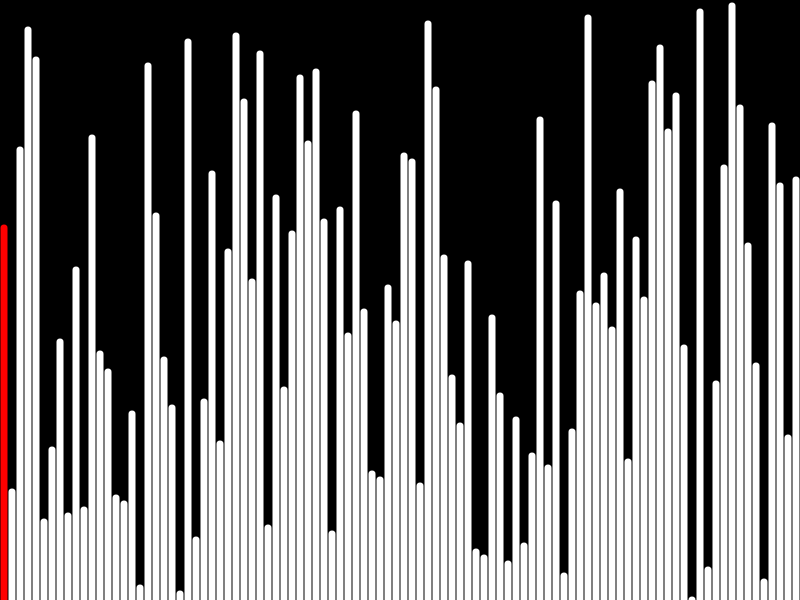
Frame 1 (no input)
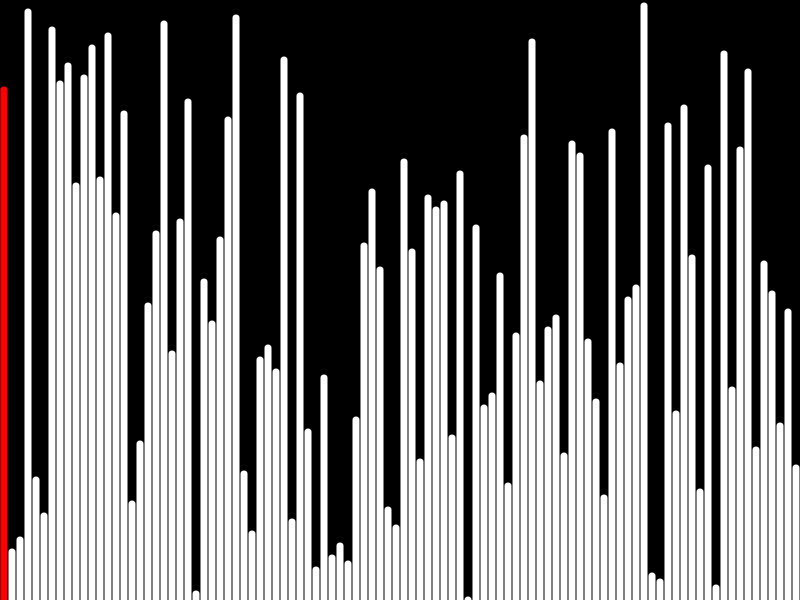
Frame 60 (no input)
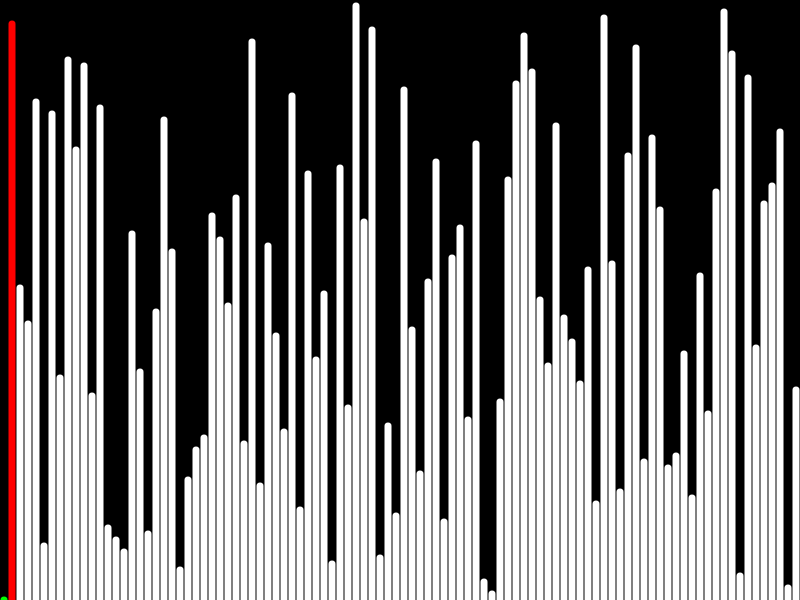
Frame 120 (the mouse pressed at the canvas centre since frame 60)

The p5.js sketch that drew these frames (run headless with seeded random() and noise() and a simulated clock; from frame 60 on, the mouse is pressed at the canvas centre):

// p5.js sketch
// ── sketch.js

let arrayshuffles = 0;
let arrayaccesses = 0;
let arr = [];
let pos,success,tmp,
    x,start,end,oAccesses, oShuffles;
let wi = 800;
let hi = 600;
async function arrayshuffle(arr,start, end) {
	let r;
	let size = end - start;
	for (let i = start; i < end; i++) {
		r = Math.floor(Math.random() * size);
		swap(arr, i, start + r);
	}
}
function sleep(ms) {
  return new Promise(resolve => setTimeout(resolve, ms));
}
async function swap(arr,z, y){
  sleep(6);
	let t = arr[z];
	arr[z] = arr[y];
	arr[y] = t;
  arrayaccesses += 2;
}

function setup() {
  createCanvas(wi, hi);
  for(i=0;i<100;i++){
		arr.push(i);
	}
	arrayshuffle(arr,0,arr.length);
  //betterBogo(arr,0,arr.length-1);
  start = 0;
  end = arr.length;
  pos = start;
  oAccesses = createP('');
  oShuffles = createP('');
}
function draw() {
  background(0);
  if (pos < end-1) {
		tmp = arr[pos];
		for (x = pos + 1; x < end; x++) {
			if (arr[x] < tmp) {
				break;
			}
		}
		if (x == end) {
			pos++;
		} else {
			arrayshuffle(arr, pos, end);
			arrayshuffles++;
		}
	} else {
    noLoop();
  }


  oAccesses.html("Array Accesses: "+arrayaccesses);
  oShuffles.html("Array Shuffles: "+arrayshuffles);
  for (let i = 0; i < arr.length; i++) {
    stroke(255);
    if (i < pos){
      stroke(0,255,0);
    } else if (i==pos) {
      stroke(255,0,0);
    }
    strokeWeight(7);
    line(i*(wi/100)+4, height, i*(wi/100)+4, hi - arr[i]*6);
  }
}

// ── algorithms.js

/**
  * These algorithms are in-line and called inside a loop.
  * -they rely on global variables set in sketch.js
  */

function bogoSort(){
  if (!isSorted(arr)) {
    arrayshuffle(arr, 0, arr.length);
    arrayshuffles++;
  } else {
    sorted = true;
    noLoop(); // Stop the loop, bogo actually worked?
  }
}


function betterBogoSort(){
  if (pos < end - 1) {
    tmp = arr[pos];
    for (x = pos + 1; x < end; x++) {
      if (arr[x] < tmp) {
        break; // Break out of this for loop without iterating x.
      }
    }
    if (x == end) {
      pos++; // this element is in the right place!!
    } else {
      arrayshuffle(arr, pos, end);
      arrayshuffles++;
    }
  } else {
    noLoop(); // array is sorted!
  }
}

// Helpers:

function arrayshuffle(arr, start, end) {
  let r;
  let size = end - start;
  for (let i = start; i < end; i++) {
    r = Math.floor(Math.random() * size);
    swap(arr, i, start + r);
  }
}

function swap(arr, z, y) {
  let t = arr[z];
  arr[z] = arr[y];
  arr[y] = t;
  arrayaccesses += 2;
}

function isSorted(arr) {
  for (let i = 0; i < arr.length - 1; i++) {
    if (arr[i] > arr[i + 1]) {
      return false;
    }
  }
  return true;
}

// ── bogo.js

function betterBogo(arr, start, end) {
	let pos = start;
	let success,tmp,i;

	while (pos < end-1) {
		tmp = arr[pos];
		for (i = pos + 1; i < end; i++) {
			if (arr[i] < tmp) {
				break;
			}
		}
		if (i == end) {
			pos++;
		} else {
			shuffle(arr, pos, end);
			shuffles++;
		}
	}
}
function shuffle(arr, start, end) {
	let r;
	let size = end - start;
	for (let i = start; i < end; i++) {
		r = Math.floor(Math.random() * size);
		swap(arr, i, start + r);
	}
}

function swap(arr, x, y){
	let t = arr[x];
	arr[x] = arr[y];
	arr[y] = t;
}
